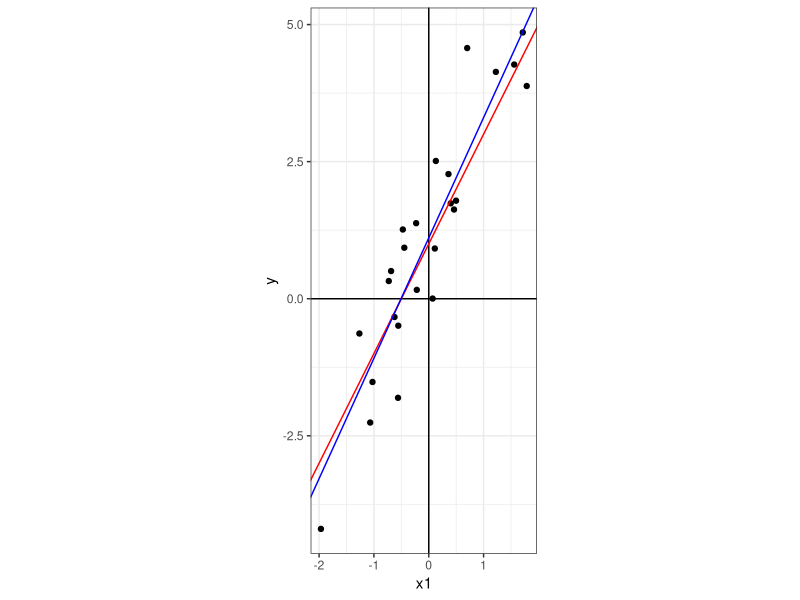
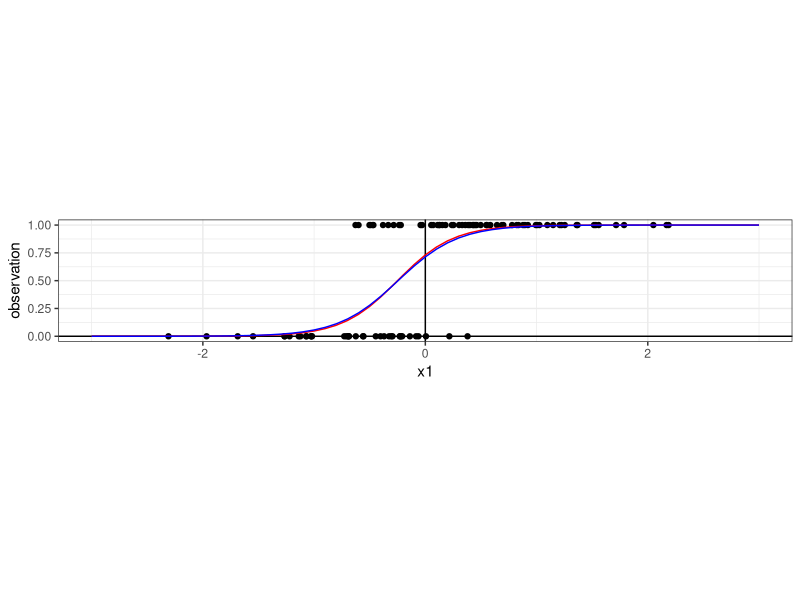

Reproduce these figures in R, in order.
## ---- chunk 1
library(stats)
library(ggplot2)

## ---- chunk 2
make_simple_linear = function(fnames, coeffs, samples, noise) {
  # fnames: a list of strings that specify the input variables
  # coeffs: a list of numbers, starting with the intercept, that specify the coefficients in a model. y = intercept + coeff_1 * variable_1 + coeff_2 * variable_2 ...
  # samples : the number of samples (rows) to generate
  # noise : the magnitude of gaussian noise added to y after data generation
  features = length(fnames)
  m <- rnorm(n = samples * features)
  m <- matrix(data = m, nrow = samples)
  y = coeffs[1] + m%*%coeffs[-1]
  y = y + rnorm(n = samples,sd = noise)  
  df = as.data.frame(cbind(m,y))
  names(df) = c(fnames,'y')
  return(df)
}
## ---- chunk 3
set.seed(123)
fnames = c('x1')
coeffs = c(1,2)
samples = 25
noise = 1

df = make_simple_linear(fnames, coeffs, samples, noise)
summary(df)

p <- ggplot(data = df, aes(x = x1,y=y))
p <- p + geom_point()
p <- p + theme_bw()
p <- p + coord_fixed()
p <- p + geom_hline(yintercept = 0) + geom_vline(xintercept = 0)
p <- p + geom_abline(slope = coeffs[2],
                     intercept = coeffs[1],
                     color = 'red')

glm_result <- glm(data = df,formula = y ~ x1)
summary(glm_result)
learned_coeffs = coefficients(glm_result)
print(learned_coeffs)

p <- p + geom_abline(slope = learned_coeffs['x1'],
                     intercept = learned_coeffs['(Intercept)'],
                     color = 'blue')
plot(p)
## ---- chunk 4
set.seed(123)
fnames = c('x1','x2','x3')
coeffs = c(1,2,1,0.5)
samples = 25
noise = 1

df = make_simple_linear(fnames, coeffs, samples, noise)
summary(df)

glm_result <- glm(data = df,formula = y ~ x1 + x2 +x3)
summary(glm_result)
learned_coeffs = coefficients(glm_result)
print(learned_coeffs)
## ---- chunk 5
set.seed(123)
fnames = c('x1','x2','x3')
# coeffs = c(1,2,1,0.5)
# samples = 25
# noise = 1

df = make_simple_linear(fnames, coeffs, samples, noise)
glm_result <- glm(data = df,formula = y ~ x1 + x2 +x3)
summary(glm_result)

## ---- chunk 6
set.seed(123)
fnames = c('x1')
coeffs = c(1,4)
samples = 100
noise = 0

df = make_simple_linear(fnames, coeffs, samples, noise)
# same as before but now we need to turn some underlying risk (y) into a 
df$probability <- 1/(1+exp(df$y*-1))
df$observation = NA
for(i in 1:length(df$probability)){
  df$observation[i] = rbinom(1,1,df$probability[i])
}

p <- ggplot(data = df, aes(x = x1,y=observation))
p <- p + geom_point()
p <- p + theme_bw()
p <- p + coord_fixed()
p <- p + geom_hline(yintercept = 0) + geom_vline(xintercept = 0)

glm_result <- glm(data = df,formula = observation ~ x1, family = binomial)
summary(glm_result)
learned_coeffs = coefficients(glm_result)
print(learned_coeffs)

some_xs = seq(from = -3, to = 3, by = 0.1)
true_probs = 1/(1+exp(some_xs*coeffs[2]*-1-coeffs[1]))
pedicted_probs = 1/(1+exp(some_xs*learned_coeffs[2]*-1-learned_coeffs[1]))
our_line = data.frame(x = some_xs, y = true_probs, yhat = pedicted_probs)

p <- p + geom_line(data = our_line, aes(x = x,y = y),color = "red")
p <- p + geom_line(data = our_line, aes(x = x,y = yhat),color = "blue")

plot(p)
